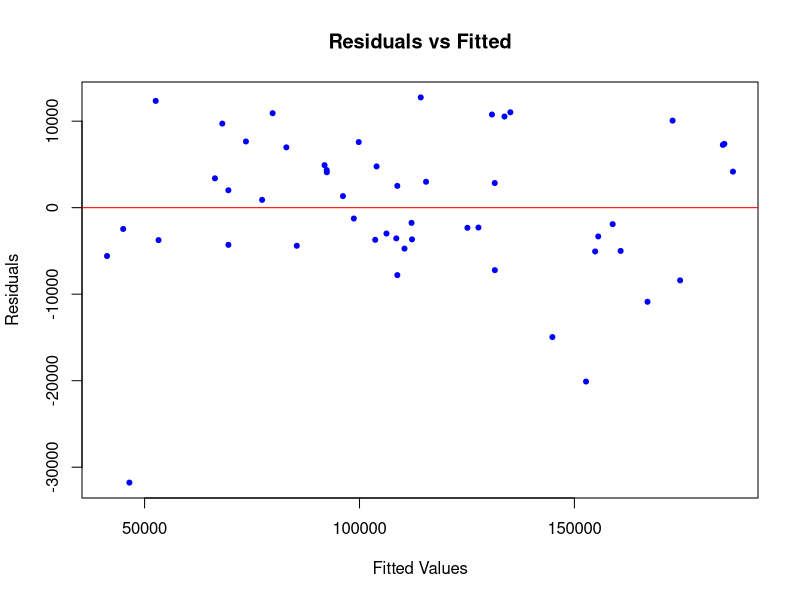
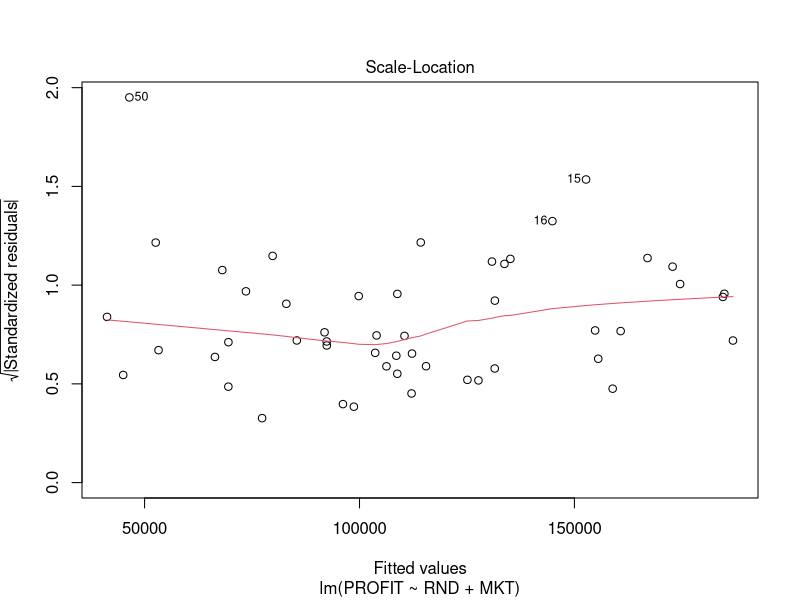
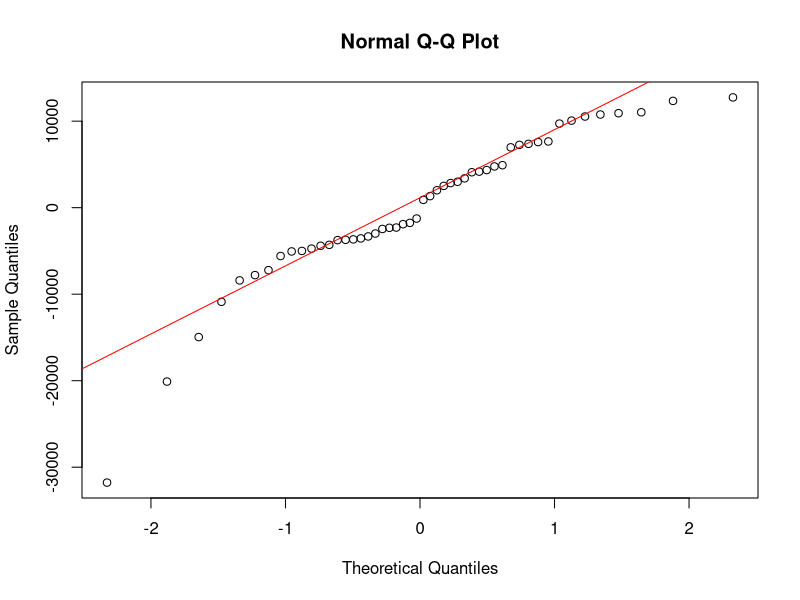

These charts were generated, in order, by the following R code:

# Load Necessary Library
library(readxl)

# Load the Dataset
data <- read_excel("50startups.xlsx")

# Build the full multiple linear regression model
fullmodel <- lm(PROFIT ~ RND + ADMIN + MKT, data=data)

# Summarize full model to view the results
summary(fullmodel)

# Reduced model using only the significant variables (RND & MKT)
reducedmodel <- lm(PROFIT ~ RND+MKT, data = data)

# Summarize reduced model to view the results
summary(reducedmodel)


#Check  Linearity 

# Plot residuals vs. fitted values to check linearity
plot(reducedmodel$fitted.values, residuals(reducedmodel),
     main = "Residuals vs Fitted",
     xlab = "Fitted Values",
     ylab = "Residuals",
     pch = 20, col = "blue")
abline(h = 0, col = "red")

# Check Independece of Residuals
# Durbin-Watson test for independence
library(lmtest)
dwtest(reducedmodel)

# Check Homoscedasticity
# Breusch-Pagan test for homoscedasticity
library(lmtest)
bptest(reducedmodel)

# Plot Scale-Location (Residuals vs. Square Root of Fitted Values)
plot(reducedmodel, which = 3)


# Check Normality of Residuals
# Q-Q plot
qqnorm(residuals(reducedmodel))
qqline(residuals(reducedmodel), col = "red")

# Shapiro-Wilk test for normality
shapiro.test(residuals(reducedmodel))


# Check For Multicollinearity
# Variance Inflation Factor (VIF)
library(car)
vif(reducedmodel)





